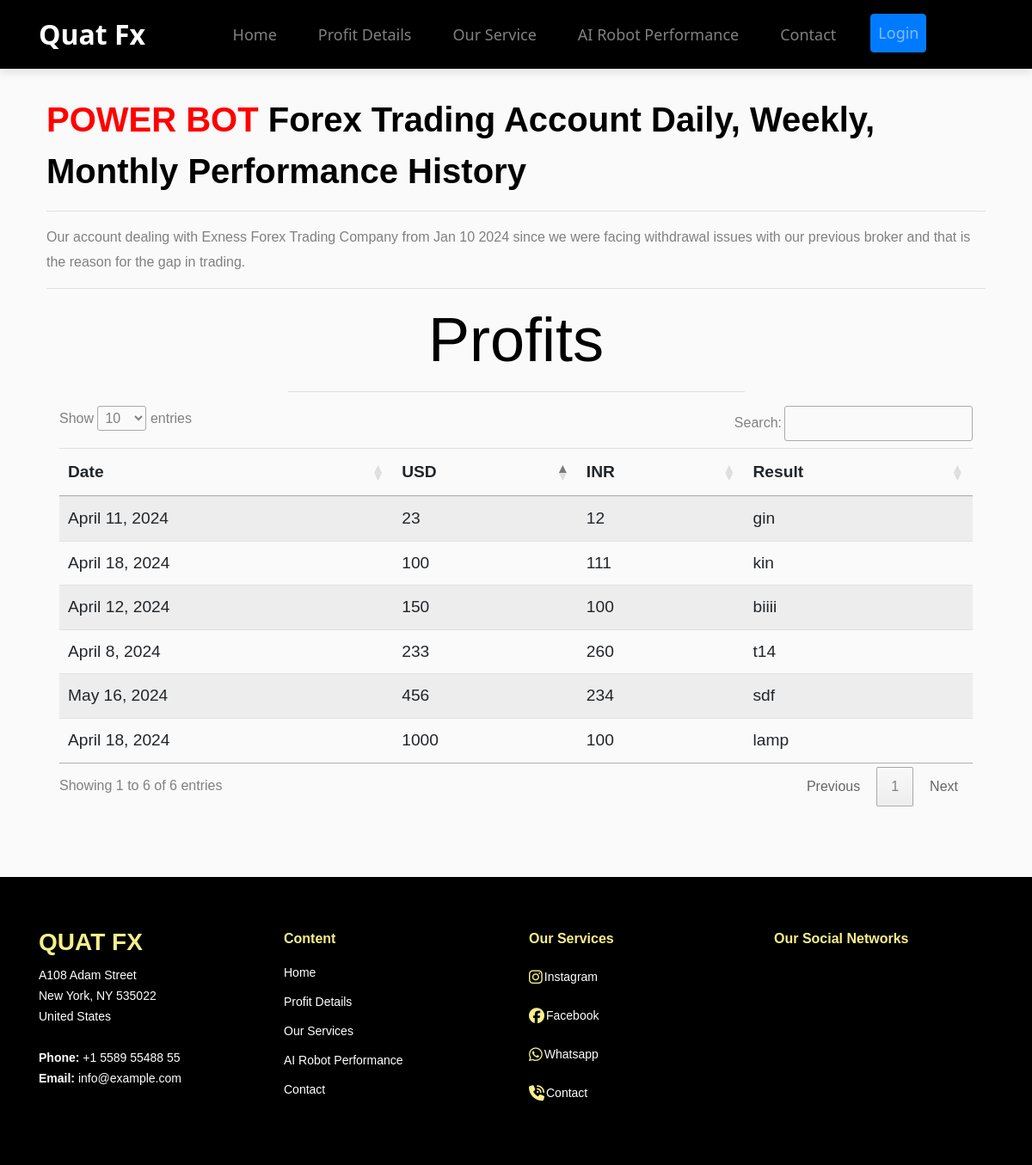
/ai_robot/, run on an earlier commit of the app's database.
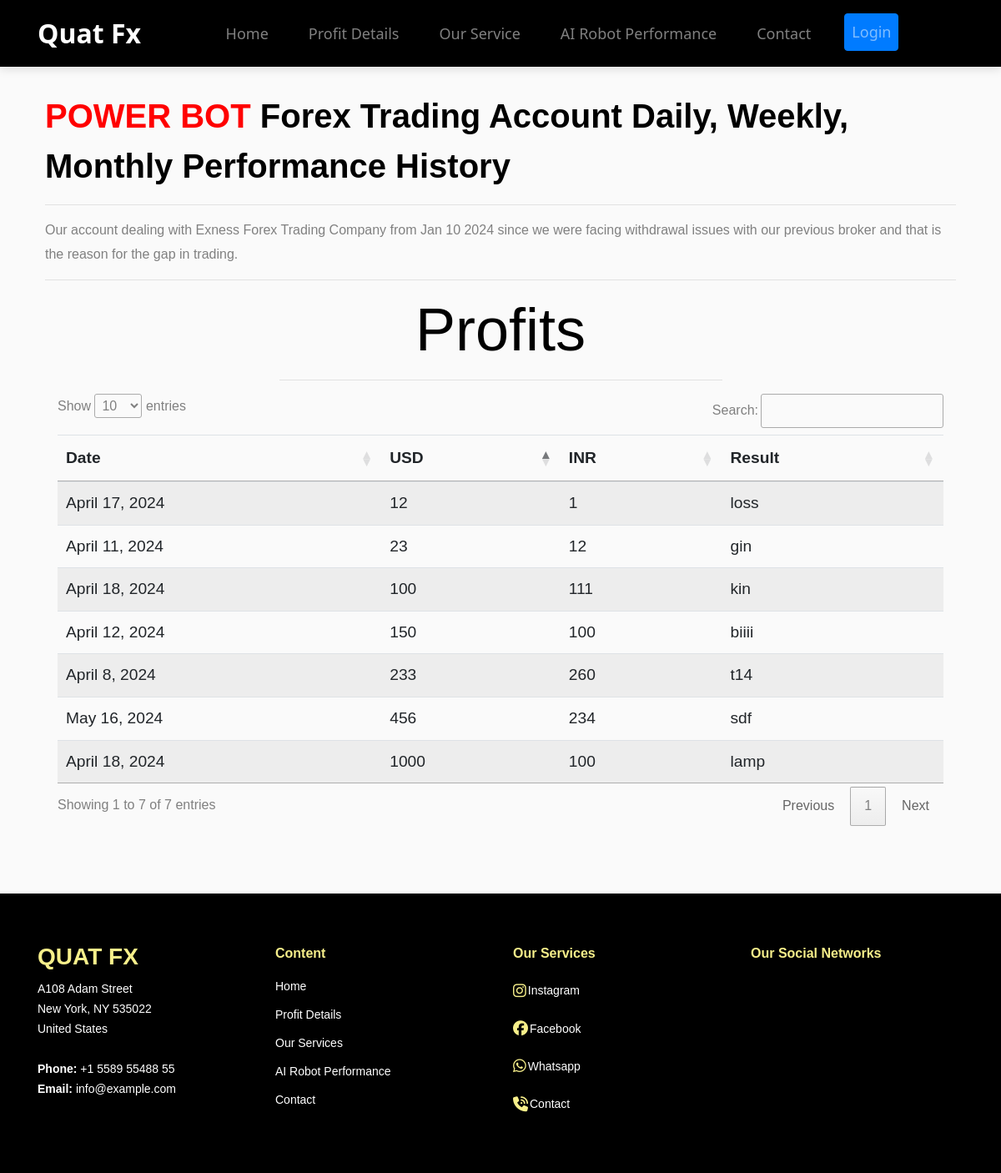
And on a later commit of the database.
### quatapp/models.py (models this page shows, shortened)
class Profits(models.Model):
    date = models.DateField(blank=True, null=True)
    usd = models.IntegerField(blank=True, null=True)
    inr = models.IntegerField(blank=True, null=True)
    result = models.TextField(max_length=100, null=True)

### quatapp/views.py (the view)
# urls.py: path("ai_robot/",views.ai_robot,name="ai_robot"),
def ai_robot(request):
    profits = Profits.objects.all().order_by('-id')
    weekly_profits = get_weekly_profits()
    monthly_profits = get_monthly_profits()
    return render(request, "ai_robot.html", {'profits': profits, 'weekly_profits': weekly_profits, 'monthly_profits': monthly_profits})

### quatapp/views.py (called while the page is built)
def get_weekly_profits():
    today = datetime.date.today()
    start_of_week = today - datetime.timedelta(days=today.weekday())
    end_of_week = start_of_week + datetime.timedelta(days=6)
    weekly_profits = Profits.objects.filter(date__range=[start_of_week, end_of_week]).aggregate(
        total_usd=Sum('usd'),
        total_inr=Sum('inr')
    )
    return {'start_date': start_of_week, 'end_date': end_of_week, 'total_usd': weekly_profits['total_usd'], 'total_inr': weekly_profits['total_inr']}

def get_monthly_profits():
    today = datetime.date.today()
    start_of_month = today.replace(day=1)
    end_of_month = today.replace(day=1) + datetime.timedelta(days=32)
    monthly_profits = Profits.objects.filter(date__range=[start_of_month, end_of_month]).annotate(
        month=ExtractMonth('date')
    ).values('month').annotate(
        total_usd=Sum('usd'),
        total_inr=Sum('inr')
    )
    return monthly_profits

### template/ai_robot.html (shortened to what this page needs)
{% extends 'base.html' %}
{% block content %}
<div class="container p-4">
    <br>
    <h1 class="fs-1" style="font-weight: bolder;"><span style="color: red;">POWER BOT</span> Forex Trading Account
        Daily, Weekly, Monthly Performance History</h1>
    <hr>
    <div class="fs-3">Our account dealing with Exness Forex Trading Company from Jan 10 2024 since we were facing
        withdrawal issues with our previous broker and that is the reason for the gap in trading.</div>
    <hr>
    <div class="container">
        <h1 class="display-3 text-center">Profits</h1>
        <hr style="width: 50%;">
        <div class="table-responsive">
            <table id="profitTable" class="table table-striped" style="font-size: larger;">
                <thead>
                    <tr>
                        <th>Date</th>
                        <th>USD</th>
                        <th>INR</th>
                        <th>Result</th>
                    </tr>
                </thead>
                <tbody>
                    {% for profit in profits %}
                    <tr id="profit-{{ profit.id }}">
                        <td class="profitDate">{{ profit.date }}</td>
                        <td class="profitUsd">{{ profit.usd }}</td>
                        <td class="profitInr">{{ profit.inr }}</td>
                        <td class="profitResult">{{ profit.result }}</td>
                    </tr>
                    {% endfor %}
                </tbody>
            </table>
            <br>
            <br>
            </div>
        </div>
    </div>
</div>
{% endblock %}

### template/base.html (shortened to what this page needs)
{% load static %}
<!DOCTYPE html>
<html lang="en">
<head>
    <link href="{% static 'ajax_datatable/css/style.css' %}" rel="stylesheet" />
    <link rel="stylesheet" href="https://cdnjs.cloudflare.com/ajax/libs/font-awesome/6.5.2/css/all.min.css"
 />
    <link rel="stylesheet" type="text/css" href="https://cdn.datatables.net/1.11.5/css/jquery.dataTables.css">
    <link rel="stylesheet" href="https://unpkg.com/bs-brain@2.0.3/components/footers/footer-2/assets/css/footer-2.css">
    <link rel="stylesheet" href="{% static 'css/style.css' %}">
    <link rel="stylesheet" href="{% static 'css/base.css' %}">
</head>
<body>
    <nav class="navbar navbar-expand-lg navbar-dark bg-BLACK justify-content-center">
        <div class="container">
            <a class="navbar-brand" href="{% url 'home' %}">Quat Fx</a>
            <div class="collapse navbar-collapse justify-content-center " id="navbarNavAltMarkup">
                <div class="navbar-nav ">
                    <li class="nav-item mx-3"><a href="{% url 'home' %}" class="nav-link">Home</a></li>
                    <li class="nav-item mx-3"><a href="{% url 'profit_details' %}" class="nav-link">Profit Details</a></li>
                    <li class="nav-item mx-3"><a href="{% url 'our_services' %}" class="nav-link">Our Service</a></li>
                    <li class="nav-item mx-3"><a href="{% url 'ai_robot' %}" class="nav-link">AI Robot Performance</a></li>
                    <li class="nav-item mx-3"><a href="{% url 'contact' %}" class="nav-link">Contact</a></li>
                    {% if user.is_authenticated %}
                    <li class="nav-item mx-3">
                        <a id="logout_Btn" class="btn btn-danger nav-link" href="{% url 'logout' %}">Logout</a>
                    </li>
                    {% else %}
                    <li class="nav-item mx-3">
                        <a class="btn btn-primary nav-link" href="{% url 'login' %}">Login</a>
                    </li>
                    {% endif %}
                </div>
            </div>
        </div>
    </nav>
    <div>
        {% block content %}
        {% endblock %}
    <footer id="footer" style="color: white;">
        <div class="footer-top">
          <div class="container">
            <div class="row">
              <div class="col-lg-3 col-md-6 footer-contact">
                <h3>Quat FX</h3>
                <p>
                  A108 Adam Street <br>
                  New York, NY 535022<br>
                  United States <br><br>
                  <strong>Phone:</strong> +1 5589 55488 55<br>
                  <strong>Email:</strong> info@example.com<br>
                </p>
              </div>
              <div class="col-lg-3 col-md-6 footer-links">
                <h4>Content</h4>
                <ul>
                    <li><a href="{% url 'home' %}" >Home</a></li>
                    <li><a href="{% url 'profit_details' %}">Profit Details</a></li>
                    <li><a href="{% url 'our_services' %}">Our Services</a></li>
                    <li><a href="{% url 'ai_robot' %}">AI Robot Performance</a></li>
                    <li><a href="{% url 'contact' %}">Contact</a></li>
                </ul>
              </div>
              <div class="col-lg-3 col-md-6 footer-links">
                <h4>Our Services</h4>
                <ul>
                  <li><i class="fa-brands fa-instagram bx bx-chevron-right"></i> Instagram</li>
                  <li><i class="fa-brands fa-facebook bx bx-chevron-right"></i> Facebook</li>
                  <li><i class="fa-brands fa-whatsapp bx bx-chevron-right"></i> Whatsapp</li>
                  <li><i class="fa-solid fa-phone-volume bx bx-chevron-right"></i> Contact</li>
                </ul>
              </div>
              <div class="col-lg-3 col-md-6 footer-links">
                <h4>Our Social Networks</h4>
                <p>Cras fermentum odio eu feugiat lide par naso tierra videa magna derita valies</p>
                <div class="social-links mt-3">
                  <a href="#" class="twitter"></a>
                  <a href="#" class="facebook"></a>
                  <a href="#" class="instagram"></a>
                  <a href="#" class="google-plus"></a>
                  <a href="#" class="linkedin"></a>
                </div>
              </div>
            </div>
          </div>
        </div>
      </footer>
</body>
</html>

### static/css/base.css (style rules this page uses)
.navbar { background-color: #000000; box-shadow: 0px 4px 10px rgba(0, 0, 0, 0.1); font-size: large; height: 80px; font-family: system-ui, -apple-system, BlinkMacSystemFont, 'Segoe UI', Roboto, Oxygen, Ubuntu, Cantarell, 'Open Sans', 'Helvetica Neue', sans-serif }
.navbar-brand { font-weight: bold; font-size: xx-large; }
.navbar-nav .nav-link { font-size: large; font-weight: 500; }
.justify-content-center { justify-content: center; }

### template/base.html (style rules this page uses)
.navbar { position: fixed; top: 0; width: 100%; z-index: 1000; background-color: black; }
body { padding-top: 56px; }
.nav-item { font-size: larger; }
#footer { font-size: 14px; color: #F7EF8A; }
#footer .footer-top { padding: 60px 0 30px 0; background: #000000; }
#footer .footer-top .footer-contact { margin-bottom: 30px; }
#footer .footer-top .footer-contact h3 { font-size: 28px; margin: 0 0 10px 0; padding: 2px 0 2px 0; line-height: 1; text-transform: uppercase; font-weight: 600; color: #F7EF8A; }
#footer .footer-top .footer-contact p { font-size: 14px; line-height: 24px; margin-bottom: 0; font-family: "Jost", sans-serif; color: #ffffff; }
#footer .footer-top h4 { font-size: 16px; font-weight: bold; color: #F7EF8A; position: relative; padding-bottom: 12px; }
#footer .footer-top .footer-links { margin-bottom: 30px; }
#footer .footer-top .footer-links ul { list-style: none; padding: 0; margin: 0; }
#footer .footer-top .footer-links ul i { padding-right: 2px; color: #F7EF8A; font-size: 18px; line-height: 1; }
#footer .footer-top .footer-links ul li { padding: 10px 0; display: flex; align-items: center; }
#footer .footer-top .footer-links ul li:first-child { padding-top: 0; }
#footer .footer-top .footer-links ul a { color: #ffffff; transition: 0.3s; display: inline-block; line-height: 1; }
#footer .footer-top .social-links a { font-size: 18px; display: inline-block; color: #F7EF8A; color: #ffffff; line-height: 1; padding: 8px 0; margin-right: 4px; border-radius: 50%; text-align: center; width: 36px; height: 36px; transition: 0.3s; }

What changed in the data, as far as the page shows it:
added Profits: date "April 17, 2024", usd "12", inr "1", result "loss"
Also different on the page:
text written by a page script: "Show entries Search: Showing 1 to 6 of 6 entries Previous 1 Next" → "Show entries Search: Showing 1 to 7 of 7 entries Previous 1 Next"
